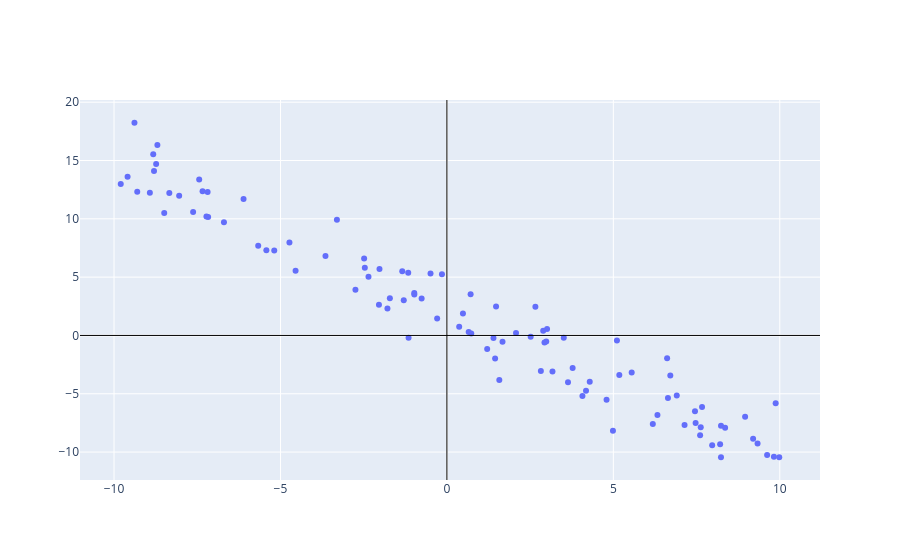

Notebook code for this chart:
### Code cell
import plotly.graph_objects as go

fig = go.Figure(data=[go.Scatter(x=X, y=y, mode='markers')])
fig.add_hline(y=0, line_color='black', line_width=1)
fig.add_vline(x=0, line_color='black', line_width=1)
fig.show()
